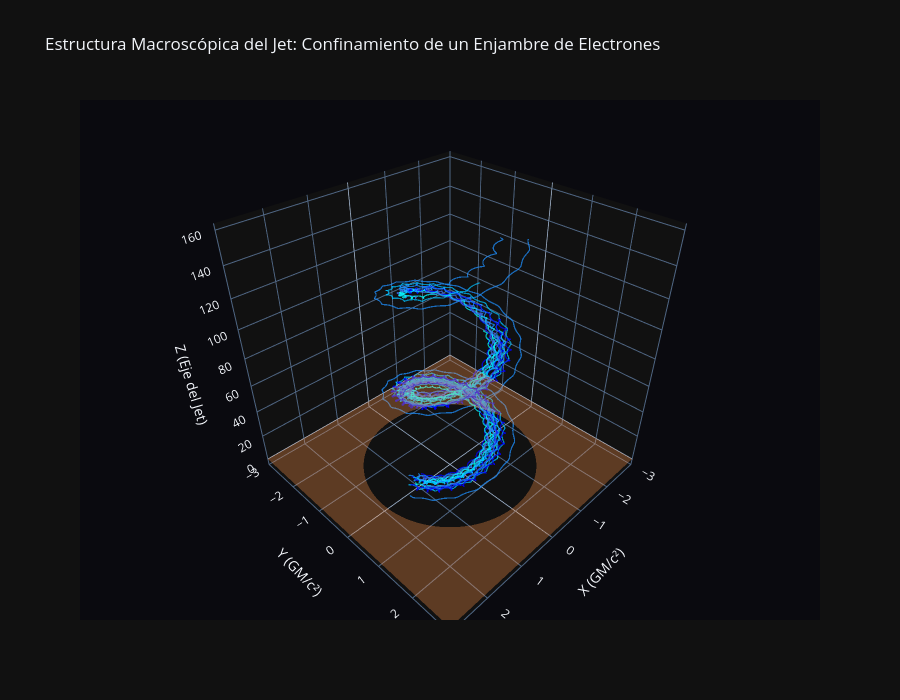

Notebook source saved alongside this figure:
### Code cell
# =============================================================================
# CONFIGURACIÓN E INTEGRACIÓN: ENJAMBRE DE PARTÍCULAS
# =============================================================================
# Parámetros del campo del Jet
B0_axial = 5.0     
B1_toroidal = 0.5  
q_m = -1.0         

# Configuración del enjambre
num_particulas = 20
taus = np.linspace(0, 50, 2000)
trayectorias_x = []
trayectorias_y = []
trayectorias_z = []

np.random.seed(42) # Para reproducibilidad de los números aleatorios

for i in range(num_particulas):
    # Inyección aleatoria alrededor del borde interno del disco (ej. radio r=1.0)
    # Introducimos una pequeña dispersión espacial gaussiana
    r0_x = np.random.normal(1.0, 0.15)
    r0_y = np.random.normal(0.0, 0.15)
    r0_z = 0.0
    
    # Dispersión en la velocidad inicial (Velocidad térmica superpuesta al jet)
    # Queremos una alta velocidad media en Z, con fluctuaciones en X e Y
    v0_x = np.random.normal(0.0, 0.05)
    v0_y = np.random.normal(0.1, 0.05)
    v0_z = np.random.uniform(0.85, 0.95) # Velocidades z entre 0.85c y 0.95c
    
    v2 = v0_x**2 + v0_y**2 + v0_z**2
    
    # Control de seguridad numérico: evitar que fluctuaciones aleatorias superen 'c' (v2 >= 1.0)
    if v2 >= 0.99:
        factor = 0.99 / np.sqrt(v2)
        v0_x *= factor; v0_y *= factor; v0_z *= factor
        v2 = v0_x**2 + v0_y**2 + v0_z**2

    # Cálculo del factor de Lorentz inicial
    gamma0 = 1.0 / np.sqrt(1.0 - v2)
    
    U0_inicial = gamma0
    U_espacial = [gamma0 * v0_x, gamma0 * v0_y, gamma0 * v0_z]
    
    Ys0 = [0.0, r0_x, r0_y, r0_z, U0_inicial, U_espacial[0], U_espacial[1], U_espacial[2]]
    
    # Integración numérica para esta partícula
    sol_jet = solve_ivp(edm_particula_jet, 
                        (taus[0], taus[-1]), 
                        Ys0, 
                        t_eval=taus, 
                        args=(q_m, B0_axial, B1_toroidal),
                        method='RK45')
    
    # Guardamos las coordenadas espaciales
    trayectorias_x.append(sol_jet.y[1])
    trayectorias_y.append(sol_jet.y[2])
    trayectorias_z.append(sol_jet.y[3])

# =============================================================================
# VISUALIZACIÓN DEL JET 3D (MÚLTIPLES TRAYECTORIAS)
# =============================================================================
fig_jet = go.Figure()

# Paleta de colores para dar efecto de "haz" de plasma
colores_plasma = ['#00ffff', '#00bfff', '#1e90ff', '#4169e1', '#0000ff']

# Graficar cada partícula
for i in range(num_particulas):
    color = colores_plasma[i % len(colores_plasma)]
    fig_jet.add_trace(go.Scatter3d(
        x=trayectorias_x[i], y=trayectorias_y[i], z=trayectorias_z[i],
        mode='lines',
        line=dict(color=color, width=2.5),
        opacity=0.7,
        showlegend=False
    ))

# Representación conceptual del disco de acreción en Z=0
theta_disco = np.linspace(0, 2*np.pi, 100)
r_disco = np.linspace(2, 5, 10)
T, R = np.meshgrid(theta_disco, r_disco)
X_disco = R * np.cos(T)
Y_disco = R * np.sin(T)
Z_disco = np.zeros_like(X_disco)

fig_jet.add_trace(go.Surface(
    x=X_disco, y=Y_disco, z=Z_disco,
    colorscale='Oranges',
    opacity=0.3,
    showscale=False,
    name="Disco de Acreción"
))

# Configuración visual
fig_jet.update_layout(
    title="Estructura Macroscópica del Jet: Confinamiento de un Enjambre de Electrones",
    scene=dict(
        xaxis_title='X (GM/c²)',
        yaxis_title='Y (GM/c²)',
        zaxis_title='Z (Eje del Jet)',
        bgcolor="rgb(10, 10, 15)",
        # Fijar los límites para que la escala no se desajuste
        xaxis=dict(range=[-3, 3]),
        yaxis=dict(range=[-3, 3])
    ),
    width=900, height=700,
    template="plotly_dark"
)

fig_jet.show()

### Figure 1 — Plotly figure (JSON) as saved in the notebook; plotly's stock layout.template omitted (floating-point values rounded to 4 significant figures; data arrays with more than 128 entries replaced by an {"elided": "..."} marker saying what was removed)
{"data": [{"line": {"color": "#00ffff", "width": 2.5}, "mode": "lines", "opacity": 0.7, "showlegend": false, "type": "scatter3d", "x": {"elided": "2000 float values"}, "y": {"elided": "2000 float values"}, "z": {"elided": "2000 float values"}}, {"line": {"color": "#00bfff", "width": 2.5}, "mode": "lines", "opacity": 0.7, "showlegend": false, "type": "scatter3d", "x": {"elided": "2000 float values"}, "y": {"elided": "2000 float values"}, "z": {"elided": "2000 float values"}}, {"line": {"color": "#1e90ff", "width": 2.5}, "mode": "lines", "opacity": 0.7, "showlegend": false, "type": "scatter3d", "x": {"elided": "2000 float values"}, "y": {"elided": "2000 float values"}, "z": {"elided": "2000 float values"}}, {"line": {"color": "#4169e1", "width": 2.5}, "mode": "lines", "opacity": 0.7, "showlegend": false, "type": "scatter3d", "x": {"elided": "2000 float values"}, "y": {"elided": "2000 float values"}, "z": {"elided": "2000 float values"}}, {"line": {"color": "#0000ff", "width": 2.5}, "mode": "lines", "opacity": 0.7, "showlegend": false, "type": "scatter3d", "x": {"elided": "2000 float values"}, "y": {"elided": "2000 float values"}, "z": {"elided": "2000 float values"}}, {"line": {"color": "#00ffff", "width": 2.5}, "mode": "lines", "opacity": 0.7, "showlegend": false, "type": "scatter3d", "x": {"elided": "2000 float values"}, "y": {"elided": "2000 float values"}, "z": {"elided": "2000 float values"}}, {"line": {"color": "#00bfff", "width": 2.5}, "mode": "lines", "opacity": 0.7, "showlegend": false, "type": "scatter3d", "x": {"elided": "2000 float values"}, "y": {"elided": "2000 float values"}, "z": {"elided": "2000 float values"}}, {"line": {"color": "#1e90ff", "width": 2.5}, "mode": "lines", "opacity": 0.7, "showlegend": false, "type": "scatter3d", "x": {"elided": "2000 float values"}, "y": {"elided": "2000 float values"}, "z": {"elided": "2000 float values"}}, {"line": {"color": "#4169e1", "width": 2.5}, "mode": "lines", "opacity": 0.7, "showlegend": false, "type": "scatter3d", "x": {"elided": "2000 float values"}, "y": {"elided": "2000 float values"}, "z": {"elided": "2000 float values"}}, {"line": {"color": "#0000ff", "width": 2.5}, "mode": "lines", "opacity": 0.7, "showlegend": false, "type": "scatter3d", "x": {"elided": "2000 float values"}, "y": {"elided": "2000 float values"}, "z": {"elided": "2000 float values"}}, {"line": {"color": "#00ffff", "width": 2.5}, "mode": "lines", "opacity": 0.7, "showlegend": false, "type": "scatter3d", "x": {"elided": "2000 float values"}, "y": {"elided": "2000 float values"}, "z": {"elided": "2000 float values"}}, {"line": {"color": "#00bfff", "width": 2.5}, "mode": "lines", "opacity": 0.7, "showlegend": false, "type": "scatter3d", "x": {"elided": "2000 float values"}, "y": {"elided": "2000 float values"}, "z": {"elided": "2000 float values"}}, {"line": {"color": "#1e90ff", "width": 2.5}, "mode": "lines", "opacity": 0.7, "showlegend": false, "type": "scatter3d", "x": {"elided": "2000 float values"}, "y": {"elided": "2000 float values"}, "z": {"elided": "2000 float values"}}, {"line": {"color": "#4169e1", "width": 2.5}, "mode": "lines", "opacity": 0.7, "showlegend": false, "type": "scatter3d", "x": {"elided": "2000 float values"}, "y": {"elided": "2000 float values"}, "z": {"elided": "2000 float values"}}, {"line": {"color": "#0000ff", "width": 2.5}, "mode": "lines", "opacity": 0.7, "showlegend": false, "type": "scatter3d", "x": {"elided": "2000 float values"}, "y": {"elided": "2000 float values"}, "z": {"elided": "2000 float values"}}, {"line": {"color": "#00ffff", "width": 2.5}, "mode": "lines", "opacity": 0.7, "showlegend": false, "type": "scatter3d", "x": {"elided": "2000 float values"}, "y": {"elided": "2000 float values"}, "z": {"elided": "2000 float values"}}, {"line": {"color": "#00bfff", "width": 2.5}, "mode": "lines", "opacity": 0.7, "showlegend": false, "type": "scatter3d", "x": {"elided": "2000 float values"}, "y": {"elided": "2000 float values"}, "z": {"elided": "2000 float values"}}, {"line": {"color": "#1e90ff", "width": 2.5}, "mode": "lines", "opacity": 0.7, "showlegend": false, "type": "scatter3d", "x": {"elided": "2000 float values"}, "y": {"elided": "2000 float values"}, "z": {"elided": "2000 float values"}}, {"line": {"color": "#4169e1", "width": 2.5}, "mode": "lines", "opacity": 0.7, "showlegend": false, "type": "scatter3d", "x": {"elided": "2000 float values"}, "y": {"elided": "2000 float values"}, "z": {"elided": "2000 float values"}}, {"line": {"color": "#0000ff", "width": 2.5}, "mode": "lines", "opacity": 0.7, "showlegend": false, "type": "scatter3d", "x": {"elided": "2000 float values"}, "y": {"elided": "2000 float values"}, "z": {"elided": "2000 float values"}}, {"colorscale": [[0, "rgb(255,245,235)"], [0.125, "rgb(254,230,206)"], [0.25, "rgb(253,208,162)"], [0.375, "rgb(253,174,107)"], [0.5, "rgb(253,141,60)"], [0.625, "rgb(241,105,19)"], [0.75, "rgb(217,72,1)"], [0.875, "rgb(166,54,3)"], [1, "rgb(127,39,4)"]], "name": "Disco de Acreción", "opacity": 0.3, "showscale": false, "type": "surface", "x": {"elided": "10x100 float values"}, "y": {"elided": "10x100 float values"}, "z": {"elided": "10x100 float values"}}], "layout": {"height": 700, "scene": {"bgcolor": "rgb(10, 10, 15)", "xaxis": {"range": [-3, 3], "title": {"text": "X (GM/c²)"}}, "yaxis": {"range": [-3, 3], "title": {"text": "Y (GM/c²)"}}, "zaxis": {"title": {"text": "Z (Eje del Jet)"}}}, "title": {"text": "Estructura Macroscópica del Jet: Confinamiento de un Enjambre de Electrones"}, "width": 900}}
